Frame 1 (no input): blank canvas, image omitted
Frame 60 (the mouse pressed at the canvas centre just before this capture): blank canvas, image omitted
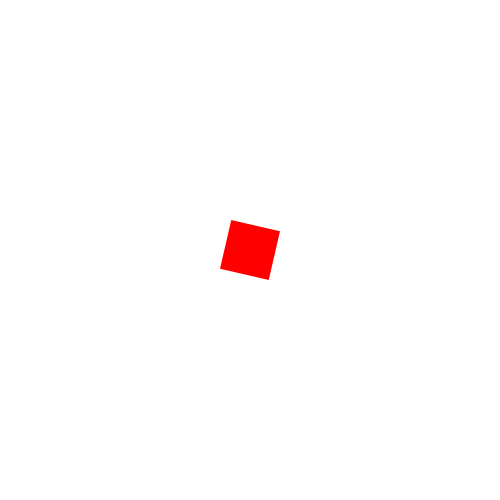
Frame 120 (the mouse held since frame 60 and released just before this capture)

The Processing sketch whose frames 1 and 60 were blank and that drew this single picture after the mouse press (run headless with seeded random() and noise(); from frame 60 on, the mouse is pressed at the canvas centre):

// Processing sketch: Studio_10_Classes
// ── Studio_10_Classes.pde
ArrayList <postIt> listOfPostIts; 

void setup(){
  size(500,500);
  
  listOfPostIts = new ArrayList <postIt>();
  
}

void draw(){
  background(255);
  
  for( int i =0; i < listOfPostIts.size(); i++){
    listOfPostIts.get(i).display();
  }
  
}

void mousePressed(){
  
  color c;
  if(mouseX < width/2){
    c = color(255, 204, 0);
  }else{
    c = color(255, 0, 0);
  }
  
  listOfPostIts.add(new postIt(mouseX, mouseY,c));
  
  println(listOfPostIts.size());
}

// ── posIt.pde
class postIt {

  int _posX;
  int _posY;
  int _angle;
  int _alpha;
  
  color _postItColor;
  
  int timer;

  //constructor
  postIt(int inputX, int inputY, color postItColor) {
    _posX = inputX;
    _posY = inputY;
    _angle = int(random(-45,45));
    _alpha = 255;
    _postItColor = postItColor;
  }

  void display() {
    rectMode(CENTER);
    noStroke();
    //fill(255, 0, 0,_alpha);
    fill(_postItColor);
    pushMatrix();
    translate(_posX, _posY);
    rotate(radians(_angle));
    rect(0,0, 50, 50);
    popMatrix();
    
    _alpha--;
    
    timer++;
    
    if(timer > 100){
      _posY+=5;
    }
    
  }
}
